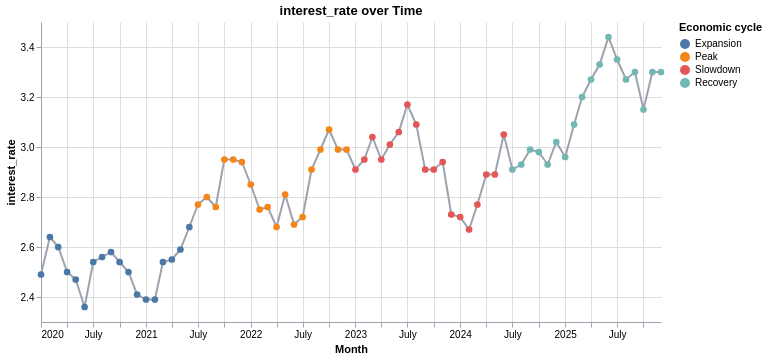

The notebook cell saved with this chart:
### Code cell
time_series('interest_rate')

### Figure 1 — Vega-Lite specification as saved in the notebook (floating-point values rounded to 4 significant figures)
{"config": {"view": {"continuousWidth": 300, "continuousHeight": 300, "strokeWidth": 0}, "axis": {"domainColor": "#9ca3af", "labelColor": "#000", "tickColor": "#9ca3af", "titleColor": "#000"}}, "layer": [{"mark": {"type": "line", "color": "#9ca3af"}, "encoding": {"x": {"field": "economic_date", "title": "Month", "type": "temporal"}, "y": {"field": "interest_rate", "scale": {"zero": false}, "title": "interest_rate", "type": "quantitative"}}}, {"mark": {"type": "circle", "opacity": 1, "size": 45}, "encoding": {"color": {"field": "economic_cycle", "sort": ["Expansion", "Peak", "Slowdown", "Recovery"], "title": "Economic cycle", "type": "nominal"}, "tooltip": [{"field": "economic_date", "format": "%b %Y", "type": "temporal"}, {"field": "economic_cycle", "type": "nominal"}, {"field": "interest_rate", "type": "quantitative"}], "x": {"field": "economic_date", "title": "Month", "type": "temporal"}, "y": {"field": "interest_rate", "scale": {"zero": false}, "title": "interest_rate", "type": "quantitative"}}}], "data": {"name": "data-3b403973e92673f7ddcaec53c6062f2a"}, "height": 300, "title": "interest_rate over Time", "width": 620, "$schema": "https://vega.github.io/schema/vega-lite/v5.20.1.json", "datasets": {"data-3b403973e92673f7ddcaec53c6062f2a": [{"economic_date": "2020-01-01T00:00:00", "economic_cycle": "Expansion", "interest_rate": 2.49}, {"economic_date": "2020-02-01T00:00:00", "economic_cycle": "Expansion", "interest_rate": 2.64}, {"economic_date": "2020-03-01T00:00:00", "economic_cycle": "Expansion", "interest_rate": 2.6}, {"economic_date": "2020-04-01T00:00:00", "economic_cycle": "Expansion", "interest_rate": 2.5}, {"economic_date": "2020-05-01T00:00:00", "economic_cycle": "Expansion", "interest_rate": 2.47}, {"economic_date": "2020-06-01T00:00:00", "economic_cycle": "Expansion", "interest_rate": 2.36}, {"economic_date": "2020-07-01T00:00:00", "economic_cycle": "Expansion", "interest_rate": 2.54}, {"economic_date": "2020-08-01T00:00:00", "economic_cycle": "Expansion", "interest_rate": 2.56}, {"economic_date": "2020-09-01T00:00:00", "economic_cycle": "Expansion", "interest_rate": 2.58}, {"economic_date": "2020-10-01T00:00:00", "economic_cycle": "Expansion", "interest_rate": 2.54}, {"economic_date": "2020-11-01T00:00:00", "economic_cycle": "Expansion", "interest_rate": 2.5}, {"economic_date": "2020-12-01T00:00:00", "economic_cycle": "Expansion", "interest_rate": 2.41}, {"economic_date": "2021-01-01T00:00:00", "economic_cycle": "Expansion", "interest_rate": 2.39}, {"economic_date": "2021-02-01T00:00:00", "economic_cycle": "Expansion", "interest_rate": 2.39}, {"economic_date": "2021-03-01T00:00:00", "economic_cycle": "Expansion", "interest_rate": 2.54}, {"economic_date": "2021-04-01T00:00:00", "economic_cycle": "Expansion", "interest_rate": 2.55}, {"economic_date": "2021-05-01T00:00:00", "economic_cycle": "Expansion", "interest_rate": 2.59}, {"economic_date": "2021-06-01T00:00:00", "economic_cycle": "Expansion", "interest_rate": 2.68}, {"economic_date": "2021-07-01T00:00:00", "economic_cycle": "Peak", "interest_rate": 2.77}, {"economic_date": "2021-08-01T00:00:00", "economic_cycle": "Peak", "interest_rate": 2.8}, {"economic_date": "2021-09-01T00:00:00", "economic_cycle": "Peak", "interest_rate": 2.76}, {"economic_date": "2021-10-01T00:00:00", "economic_cycle": "Peak", "interest_rate": 2.95}, {"economic_date": "2021-11-01T00:00:00", "economic_cycle": "Peak", "interest_rate": 2.95}, {"economic_date": "2021-12-01T00:00:00", "economic_cycle": "Peak", "interest_rate": 2.94}, {"economic_date": "2022-01-01T00:00:00", "economic_cycle": "Peak", "interest_rate": 2.85}, {"economic_date": "2022-02-01T00:00:00", "economic_cycle": "Peak", "interest_rate": 2.75}, {"economic_date": "2022-03-01T00:00:00", "economic_cycle": "Peak", "interest_rate": 2.76}, {"economic_date": "2022-04-01T00:00:00", "economic_cycle": "Peak", "interest_rate": 2.68}, {"economic_date": "2022-05-01T00:00:00", "economic_cycle": "Peak", "interest_rate": 2.81}, {"economic_date": "2022-06-01T00:00:00", "economic_cycle": "Peak", "interest_rate": 2.69}, {"economic_date": "2022-07-01T00:00:00", "economic_cycle": "Peak", "interest_rate": 2.72}, {"economic_date": "2022-08-01T00:00:00", "economic_cycle": "Peak", "interest_rate": 2.91}, {"economic_date": "2022-09-01T00:00:00", "economic_cycle": "Peak", "interest_rate": 2.99}, {"economic_date": "2022-10-01T00:00:00", "economic_cycle": "Peak", "interest_rate": 3.07}, {"economic_date": "2022-11-01T00:00:00", "economic_cycle": "Peak", "interest_rate": 2.99}, {"economic_date": "2022-12-01T00:00:00", "economic_cycle": "Peak", "interest_rate": 2.99}, {"economic_date": "2023-01-01T00:00:00", "economic_cycle": "Slowdown", "interest_rate": 2.91}, {"economic_date": "2023-02-01T00:00:00", "economic_cycle": "Slowdown", "interest_rate": 2.95}, {"economic_date": "2023-03-01T00:00:00", "economic_cycle": "Slowdown", "interest_rate": 3.04}, {"economic_date": "2023-04-01T00:00:00", "economic_cycle": "Slowdown", "interest_rate": 2.95}, {"economic_date": "2023-05-01T00:00:00", "economic_cycle": "Slowdown", "interest_rate": 3.01}, {"economic_date": "2023-06-01T00:00:00", "economic_cycle": "Slowdown", "interest_rate": 3.06}, {"economic_date": "2023-07-01T00:00:00", "economic_cycle": "Slowdown", "interest_rate": 3.17}, {"economic_date": "2023-08-01T00:00:00", "economic_cycle": "Slowdown", "interest_rate": 3.09}, {"economic_date": "2023-09-01T00:00:00", "economic_cycle": "Slowdown", "interest_rate": 2.91}, {"economic_date": "2023-10-01T00:00:00", "economic_cycle": "Slowdown", "interest_rate": 2.91}, {"economic_date": "2023-11-01T00:00:00", "economic_cycle": "Slowdown", "interest_rate": 2.94}, {"economic_date": "2023-12-01T00:00:00", "economic_cycle": "Slowdown", "interest_rate": 2.73}, {"economic_date": "2024-01-01T00:00:00", "economic_cycle": "Slowdown", "interest_rate": 2.72}, {"economic_date": "2024-02-01T00:00:00", "economic_cycle": "Slowdown", "interest_rate": 2.67}, {"economic_date": "2024-03-01T00:00:00", "economic_cycle": "Slowdown", "interest_rate": 2.77}, {"economic_date": "2024-04-01T00:00:00", "economic_cycle": "Slowdown", "interest_rate": 2.89}, {"economic_date": "2024-05-01T00:00:00", "economic_cycle": "Slowdown", "interest_rate": 2.89}, {"economic_date": "2024-06-01T00:00:00", "economic_cycle": "Slowdown", "interest_rate": 3.05}, {"economic_date": "2024-07-01T00:00:00", "economic_cycle": "Recovery", "interest_rate": 2.91}, {"economic_date": "2024-08-01T00:00:00", "economic_cycle": "Recovery", "interest_rate": 2.93}, {"economic_date": "2024-09-01T00:00:00", "economic_cycle": "Recovery", "interest_rate": 2.99}, {"economic_date": "2024-10-01T00:00:00", "economic_cycle": "Recovery", "interest_rate": 2.98}, {"economic_date": "2024-11-01T00:00:00", "economic_cycle": "Recovery", "interest_rate": 2.93}, {"economic_date": "2024-12-01T00:00:00", "economic_cycle": "Recovery", "interest_rate": 3.02}, {"economic_date": "2025-01-01T00:00:00", "economic_cycle": "Recovery", "interest_rate": 2.96}, {"economic_date": "2025-02-01T00:00:00", "economic_cycle": "Recovery", "interest_rate": 3.09}, {"economic_date": "2025-03-01T00:00:00", "economic_cycle": "Recovery", "interest_rate": 3.2}, {"economic_date": "2025-04-01T00:00:00", "economic_cycle": "Recovery", "interest_rate": 3.27}, {"economic_date": "2025-05-01T00:00:00", "economic_cycle": "Recovery", "interest_rate": 3.33}, {"economic_date": "2025-06-01T00:00:00", "economic_cycle": "Recovery", "interest_rate": 3.44}, {"economic_date": "2025-07-01T00:00:00", "economic_cycle": "Recovery", "interest_rate": 3.35}, {"economic_date": "2025-08-01T00:00:00", "economic_cycle": "Recovery", "interest_rate": 3.27}, {"economic_date": "2025-09-01T00:00:00", "economic_cycle": "Recovery", "interest_rate": 3.3}, {"economic_date": "2025-10-01T00:00:00", "economic_cycle": "Recovery", "interest_rate": 3.15}, {"economic_date": "2025-11-01T00:00:00", "economic_cycle": "Recovery", "interest_rate": 3.3}, {"economic_date": "2025-12-01T00:00:00", "economic_cycle": "Recovery", "interest_rate": 3.3}]}}
